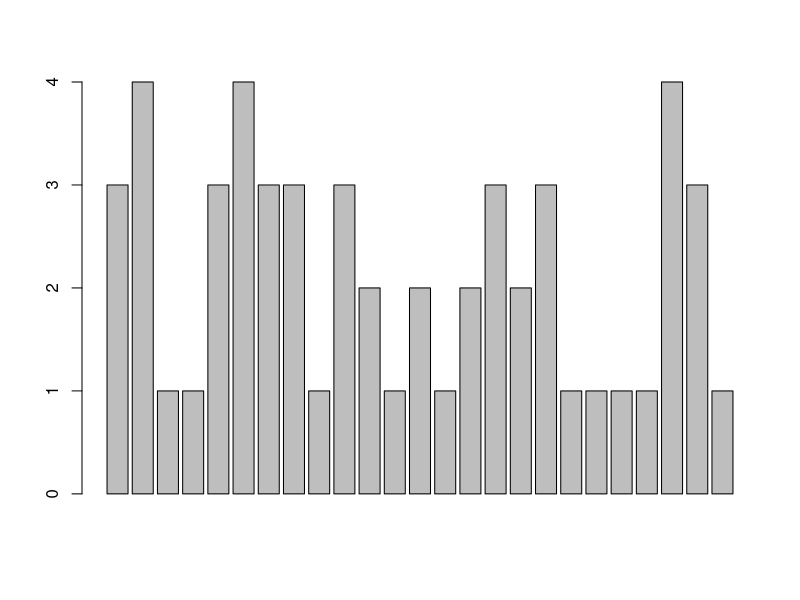
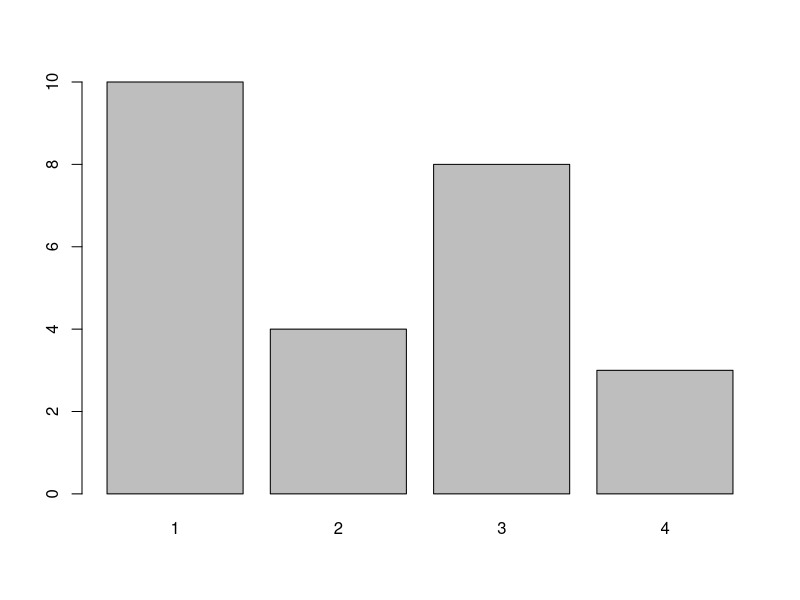
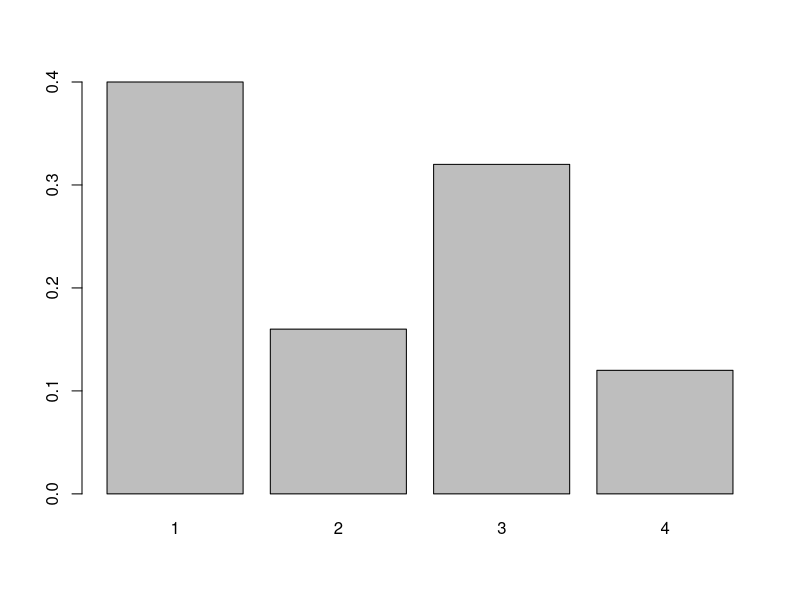
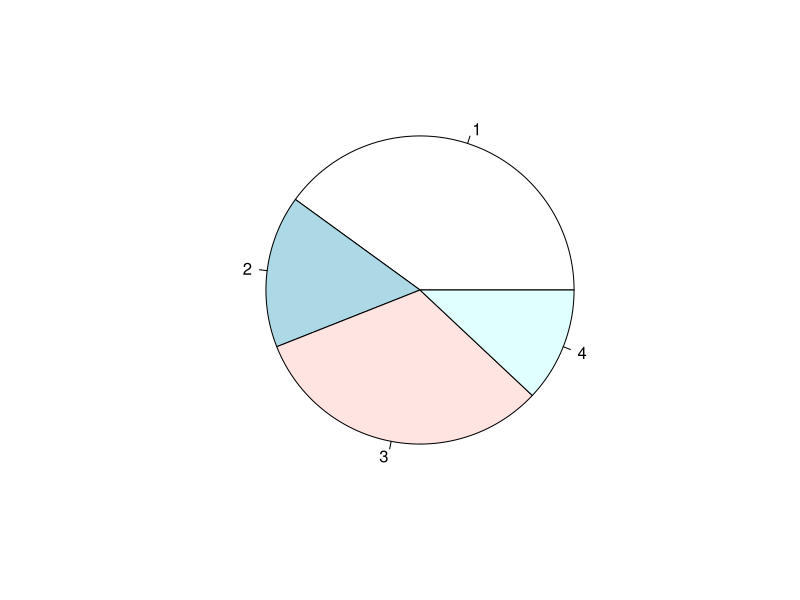
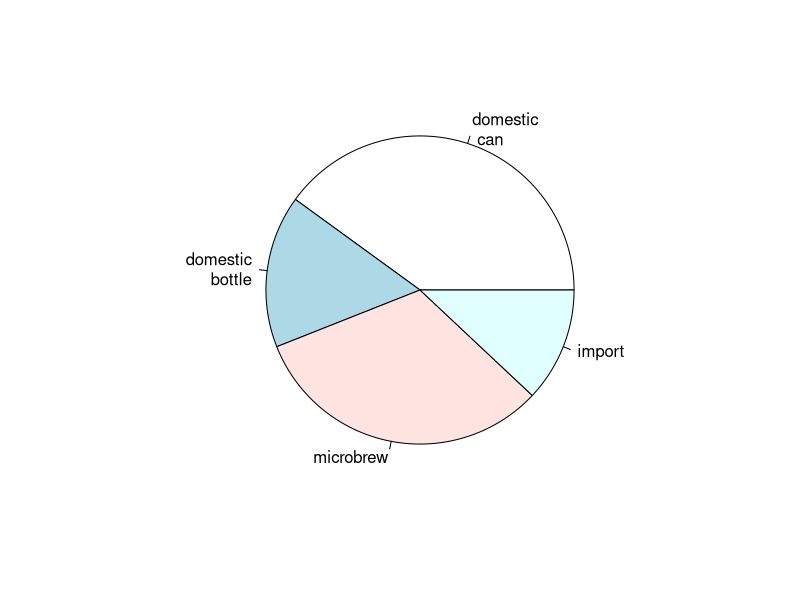
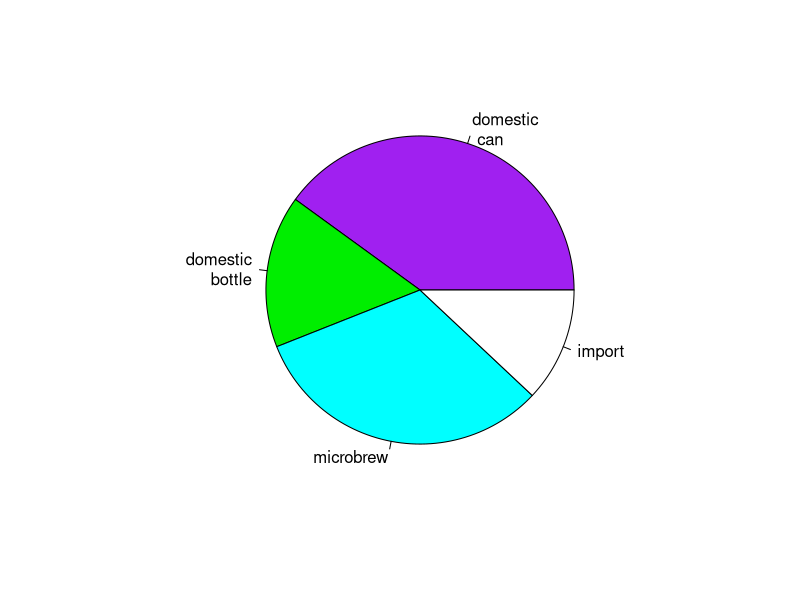
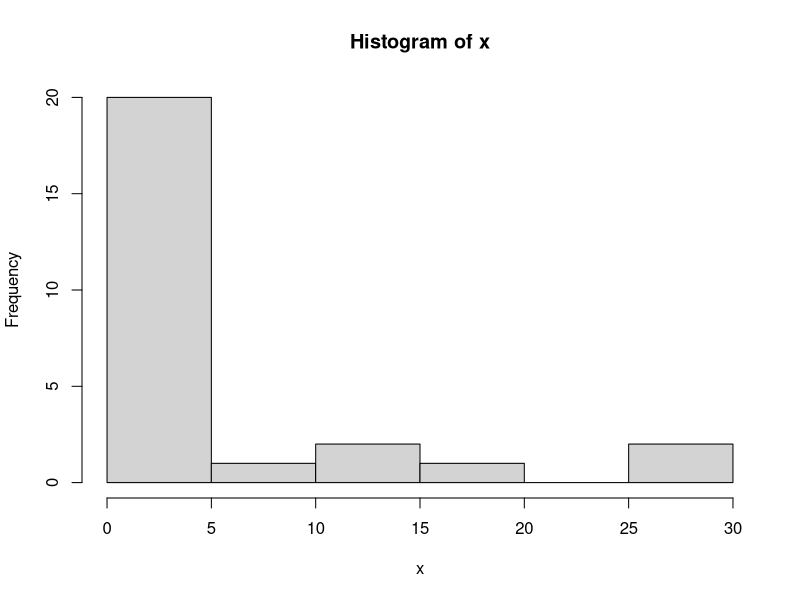
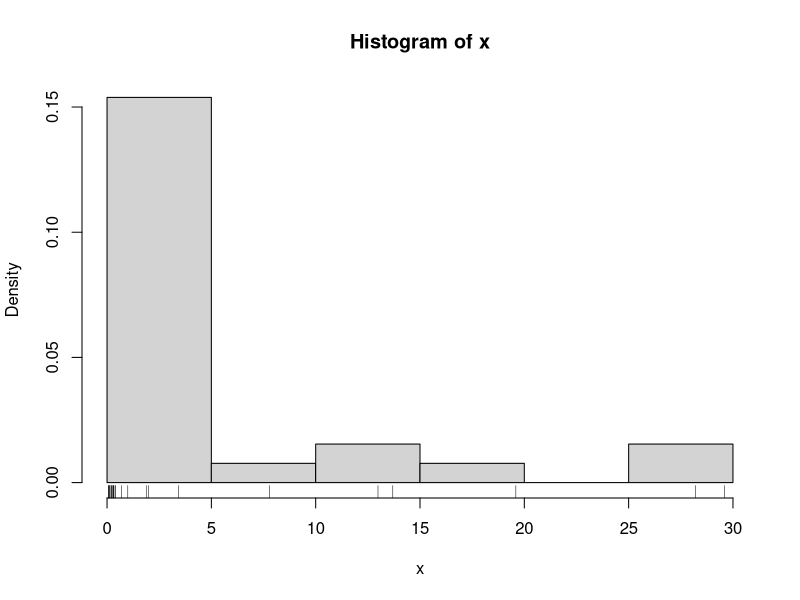

Here is the R script that generated these plots, in order:
print("hello")

typos=c(2,3,0,3,1,0,0,1)

typos

mean(typos)
median(typos)
var(typos)

ex.one=1
ex.one

typos.draft1=c(2,3,0,3,1,0,0,1)
typos.draft2=c(0,3,0,3,1,0,0,1)
typos.draft2=typos.draft1
typos.draft2[1]=0
typos.draft2

typos.draft2[c(1,2,3)]
max(typos.draft2)
typos.draft2==3
which(typos.draft2==3)

sum(typos.draft2)
sum(typos.draft2>0)
typos.draft1-typos.draft2

x=c(45,43,46,48,51,46,50,47,46,45)
mean(x)
median(x)
max(x)
min(x)

x=c(x,48,49,51,50,49)
length(x)
x[16]=41
x[17:20]=c(40,38,35,40)

day=5
mean(x[day:(day+4)])
x[day:(day+4)]

cummax(x)
cummin(x)

#Working with Mathematics
whale=c(74,122,235,111,292,111,211,133,156,79)
mean(whale)
var(whale)
sd(whale)

#Categorical Data
x=c("Yes","No","No", "Yes", "Yes")
table(x)
factor(x)

#beer=scan()
beer = c(3, 4, 1, 1, 3, 4, 3, 3, 1, 3, 2, 1, 2, 1, 2, 3, 2, 3, 1, 1, 1, 1, 4, 3, 1)
barplot(beer)
barplot(table(beer))
barplot(table(beer)/length(beer))

beer.counts=table(beer)
pie(beer.counts)
names(beer.counts)=c("domestic\n can","domestic\n bottle","microbrew","import")
pie(beer.counts)
pie(beer.counts,col=c("purple","green2","cyan","white"))

#Numeric Measures
sals=c(12,.4,5,2,50,8,3,1,4,0.25)
mean(sals)
var(sals)
sd(sals)
median(sals)
fivenum(sals)
summary(sals)
sort(sals)

data=c(10,17,18,25,28,28)
summary(data)
quantile(data,.25)
quantile(data,c(.25,.75))

#Resistant measures of center and spread (p.16)
mean(sals,trim=1/10)
mean(sals,trim=2/10)
IQR(sals)
mad(sals)
median(abs(sals-median(sals)))
median(abs(sals-median(sals)))*1.4826

#Stem-and-leaf Charts (p.17)
#scores=scan()
scores=c(2,3,16,23,14,12,4,13,2,0,0,0,6,28,31,14,4,8,2,5)
apropos("stem")
stem(scores)

#Making numeric data categorical
sals=c(12,0.4,5,2,50,8,3,1,4,0.25)
cats=cut(sals,breaks=c(0,1,5,max(sals))) #we use 'cut' command
cats
table(cats) #organize
levels(cats)=c("poor","rich","rolling in it")
table(cats)

#Histograms (p.18)
#x=scan()
x=c(29.6, 28.2, 19.6, 13.7, 13.0, 7.8, 3.4, 2.0, 1.9, 1.0, 0.7, 0.4, 0.4, 0.3, 0.3, 0.3, 0.3, 0.3, 0.2, 0.2, 0.2, 0.1, 0.1, 0.1, 0.1, 0.1)
x
hist(x)                     #frequencies
hist(x,probability=TRUE)    #proportions(or probabilities)
rug(jitter(x))              #add tick marks
hist(x,breaks=10)           #10 breaks
hist(x,breaks=c(0,1,2,3,4,5,10,20,max(x)))  #specify break points

#loading data of "movies" is missing

#
# library("ts") not working 

install.packages("tswge")
data("lynx")
summary(lynx)
